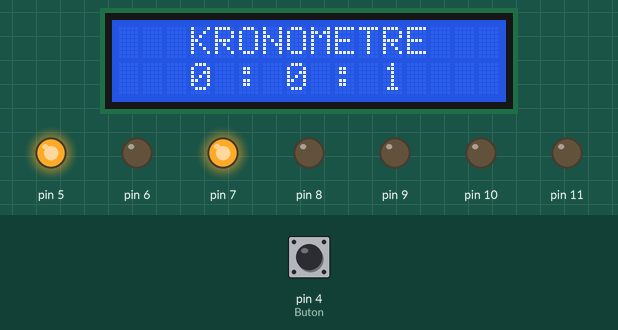
This sketch was run on a simulated Arduino Uno, built with avr-gcc and run on an emulated ATmega328P. Parts: 16×2 character LCD, output pins drawn as LEDs (lit = HIGH). Inputs (shaded band) come from the test bench; at power-on: pin 4 (Buton) LOW. What the sketch prints to the serial monitor is not drawn.

Above: at 1.6 s.
1.7 s: pin 4 (Buton) pulled HIGH for 0.15 s
At 2.3 s:
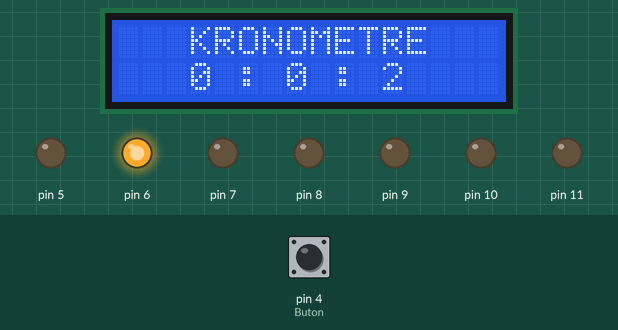
At 3.8 s:
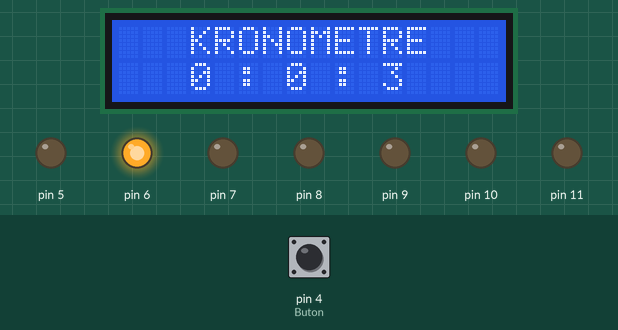
Timing chart, 0 to 5.3 s (numbered marks = the images above; inputs shaded):
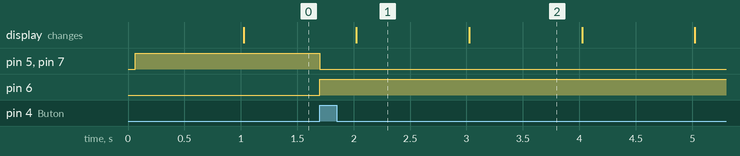

The sketch:

arduino_nano_ile_otonom_sulama_sistemi.ino
```cpp
#include <LiquidCrystal_I2C.h>
LiquidCrystal_I2C lcd(0x27,16,2);
#define Buton 4
unsigned long ilkdeger=0;
unsigned long sondeger=0;
int a=0;
int b=0;
int c=0;
void setup() {
  Serial.begin(9600);
   lcd.begin();
    lcd.backlight();
pinMode(8,OUTPUT);
pinMode(9,OUTPUT);
pinMode(10,OUTPUT);
pinMode(11,OUTPUT);
pinMode(7,OUTPUT);
pinMode(6,OUTPUT);
pinMode(5,OUTPUT);
pinMode(Buton,INPUT);

digitalWrite(7,HIGH);
digitalWrite(6,LOW);
digitalWrite(5,HIGH);
}
void loop() {
   if(digitalRead(4)== 1)
  {
        digitalWrite(7,LOW);
      digitalWrite(5,LOW);
          digitalWrite(6,HIGH);
  }

 sondeger=millis();
if(sondeger-ilkdeger>=1000){
  ilkdeger=sondeger;
  a++;
  if(a==60){
  b++;
  a=0;
}
if(b==60){
  c++;
  b=0;
  }
if(c==12){
  c=0;
 digitalWrite(8,HIGH);
     digitalWrite(9,HIGH);
      digitalWrite(10,HIGH);
       digitalWrite(11,HIGH);
       delay(15000);
        digitalWrite(8,LOW);
     digitalWrite(9,LOW);
      digitalWrite(10,LOW);
       digitalWrite(11,LOW);
      }
  lcd.clear();
    Serial.print(c);
  Serial.print("--");
  Serial.print(b);
  Serial.print("--");
  Serial.println(a);
  lcd.setCursor(3,0);
     lcd.print("KRONOMETRE");
    lcd.setCursor(3,1);
     lcd.print(c);
     lcd.setCursor(5,1);
     lcd.print(":");
      lcd.setCursor(7,1);
     lcd.print(b);
     lcd.setCursor(9,1);
     lcd.print(":");
      lcd.setCursor(11,1);
     lcd.print(a);
     lcd.setCursor(5,1);
}
}
```

Measured:
- after the input at 1.7 s, pin 5, pin 7: HIGH → LOW at once; pin 6: LOW → HIGH at once
- what the display in image 1 shows lasts 1.0 s, from 2.0 s to 3.0 s
